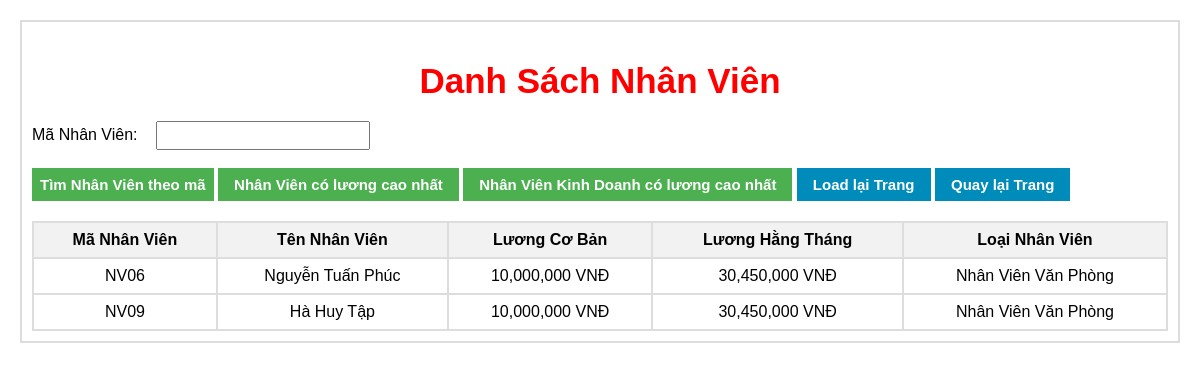
The app's page /LuongHT_max with its own data.
### QLNhanVien/models.py (models this page shows, shortened)
class NhanVien(models.Model):
    MaNV = models.TextField(primary_key=True)
    LoaiNV_id = models.ForeignKey(LoaiNV, default=None, on_delete=models.CASCADE)
    SoNgayLam = models.IntegerField(null=False)
    SoSanPham = models.IntegerField(null=False)
    Hoten = models.TextField(max_length=50, null=False)
    Luongcoban = models.BigIntegerField(null=False)
    Luonghangthang = models.BigIntegerField(default=0, blank=True, null=True)

class LoaiNV(models.Model):
    LoaiNV_id = models.AutoField(primary_key=True)
    Name = models.CharField(max_length=50, null=False)

### QLNhanVien/views.py (the view)
# urls.py: path('LuongHT_max', views.Tim_NV_Luongmax, name='LuongHT_max'),
def Tim_NV_Luongmax(request):
    luong_max = NhanVien_model.objects.aggregate(Max('Luonghangthang'))
    nhanvien_luong_max = NhanVien_model.objects.filter(Luonghangthang=luong_max['Luonghangthang__max'])
    return render(request, 'timNV.html', {'dsNhanVien': nhanvien_luong_max})

### QLNhanVien/templates/timNV.html (shortened to what this page needs)
{% load humanize %}
<!DOCTYPE html>
<html lang="en">
<head>
</head>
<body>
    <div class="container">
        <h2>Danh Sách Nhân Viên</h2>
        <div class="input-form">
            <form method="POST" action="{% url 'Timkiem_nhanvien' %}">
                <label for="MaNV">Mã Nhân Viên:</label>
                <input type="text" name="MaNV" id="MaNV" required>
                <br><br>
                <button type="submit">Tìm Nhân Viên theo mã</button>
                <button type="submit"> <a href="{% url 'LuongHT_max' %}">Nhân Viên có lương cao nhất</a>  </button>
                <button type="submit"> <a href="{% url 'LuongHT_kinhdoanh_max' %}" > Nhân Viên Kinh Doanh có lương cao nhất </a>  </button>
                <button type="submit" class="blue"> <a href="{% url 'Timkiem_nhanvien' %}" > Load lại Trang </a>  </button>
                <button type="submit" class="blue"> <a href="{% url 'List_nhanvien' %}" > Quay lại Trang </a>  </button>
            </form>
        </div>
        {% if dsNhanVien %}
            <table>
                <thead>
                    <tr>
                        <th>Mã Nhân Viên</th>
                        <th>Tên Nhân Viên</th>
                        <th>Lương Cơ Bản</th>
                        <th>Lương Hằng Tháng</th>
                        <th>Loại Nhân Viên</th>
                    </tr>
                </thead>
                <tbody>
                    {% for nhanvien in dsNhanVien %}
                        <tr>
                            <td>{{ nhanvien.MaNV }}</td>
                            <td>{{ nhanvien.Hoten }}</td>
                            <td>{{ nhanvien.Luongcoban|intcomma }} VNĐ</td>
                            <td>{{ nhanvien.Luonghangthang|intcomma }} VNĐ</td>
                            <td>{{ nhanvien.LoaiNV_id.Name }}</td>
                        </tr>
                    {% endfor %}
                </tbody>
            </table>
        {% endif %}
    </div>
</body>
</html>

### QLNhanVien/templates/timNV.html (style rules this page uses)
body { font-family: Arial, sans-serif; margin: 20px; }
.container { max-width: 1200px; margin: 0 auto; border: 2px double #dddddd; padding: 10px; }
h2 { text-align: center; margin-bottom: 20px; font-size: 35px; font-weight: bold; color: red; }
.input-form { margin-bottom: 20px; }
.input-form label { display: inline-block; width: 120px; }
.input-form input[type="text"], .input-form input[type="number"], .input-form select { width: 200px; padding: 5px; }
.input-form button { padding: 8px 8px; font-size: 15px; font-weight: bold; background-color: #4CAF50; color: white; border: none; cursor: pointer; }
.input-form button a { color: white; padding: 8px 8px; font-size: 15px; font-weight: bold; text-decoration: none; }
.input-form button.blue { background-color: #008CBA; }
table { border-collapse: collapse; width: 100%; margin-top: 20px; }
th, td { border: 2px solid #dddddd; text-align: center; padding: 8px; }
th { background-color: #f2f2f2; }

### records on screen
NhanVien: MaNV "NV06", Hoten "Nguyễn Tuấn Phúc", Luongcoban "10,000,000", Luonghangthang "30,450,000", LoaiNV_id.Name "Nhân Viên Văn Phòng"
NhanVien: MaNV "NV09", Hoten "Hà Huy Tập", Luongcoban "10,000,000", Luonghangthang "30,450,000", LoaiNV_id.Name "Nhân Viên Văn Phòng"
